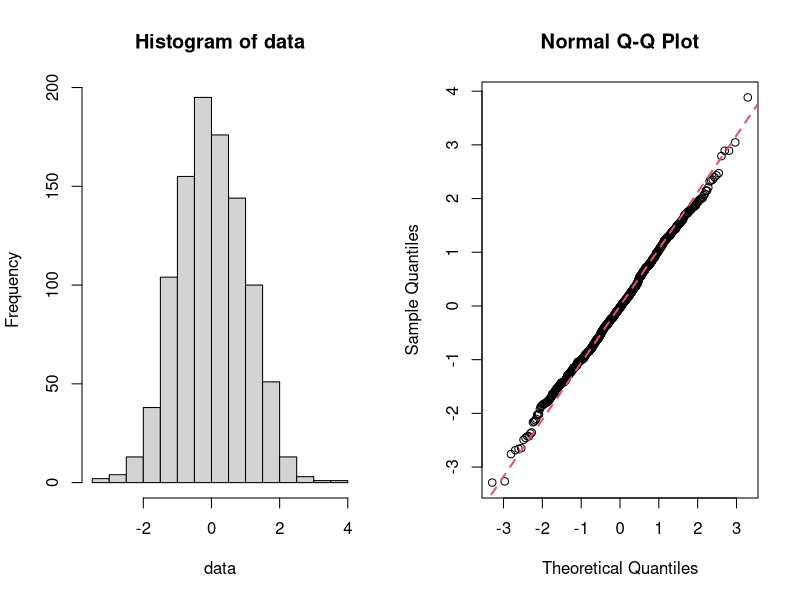

Write R code to recreate this figure.
## ---- chunk 1
# Take 1000 observations and generate summary
data <- rnorm(1000); summary(data)
# generate histogram and Q-Q plot of the data
par(mfrow=c(1,2)); hist(data); qqnorm(data);qqline(data, col = 2,lwd=2,lty=2)
